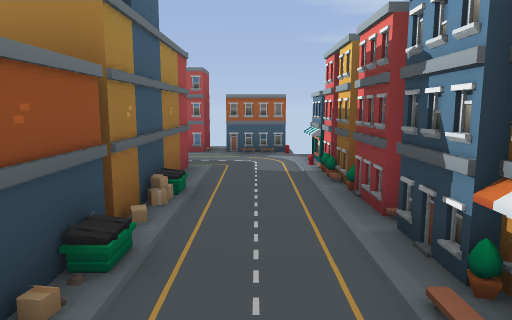
View 1 (above)

24 first-person views from a walk through a level from a Godot 3-D game. The camera is 1.2 m above the floor, tilts 8° down and sees 70° across. The floor is counted in squares, 1 m on a side. Each view is taken from the middle of a square. On the plan, view 1 faces up. The plan holds only what a view shows up to about 15 squares ahead; the rest is blank. The place goes on beyond the plan. Characters and animated objects are left out.

View 2
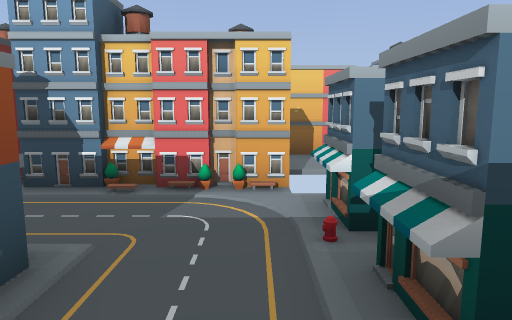

View 3
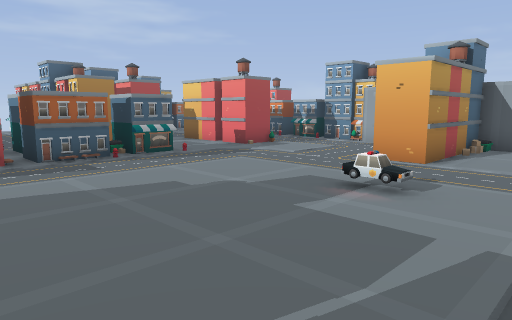

View 4
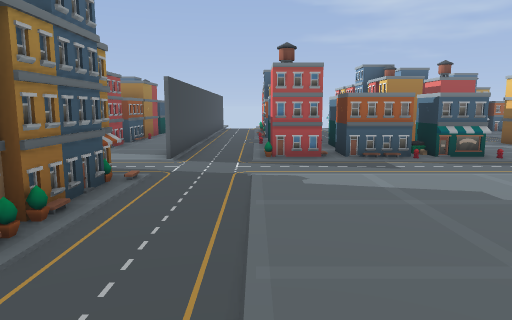

View 5
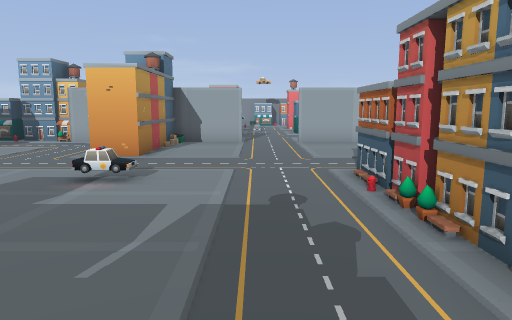

View 6
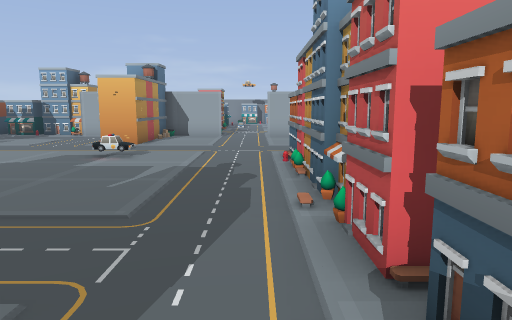

View 7
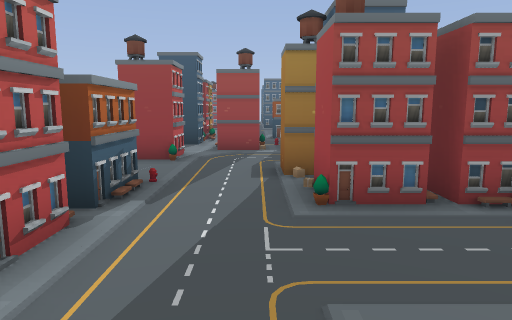

View 8
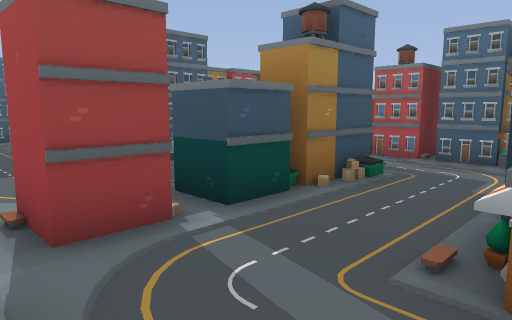

View 9
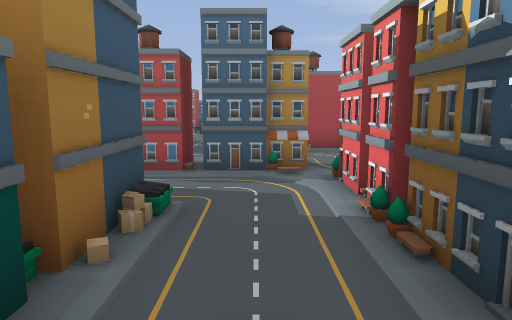

View 10
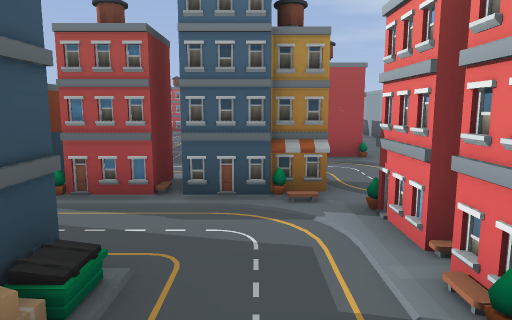

View 11
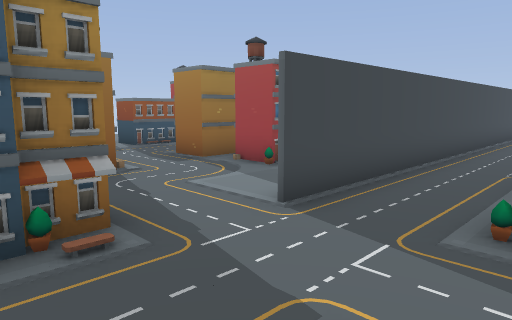

View 12
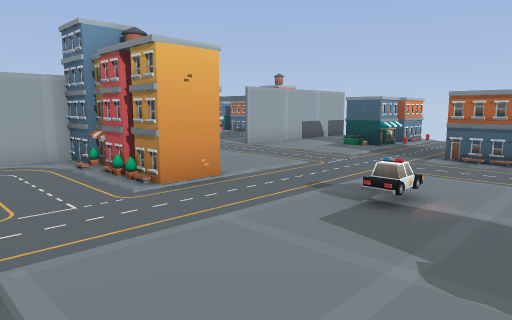

View 13
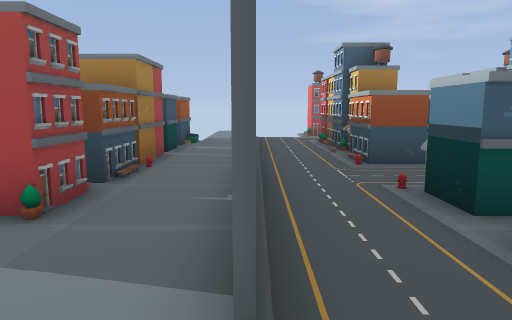

View 14
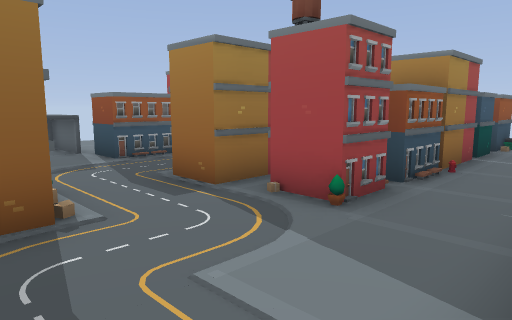

View 15
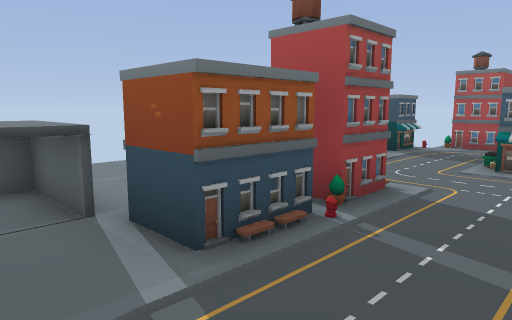

View 16
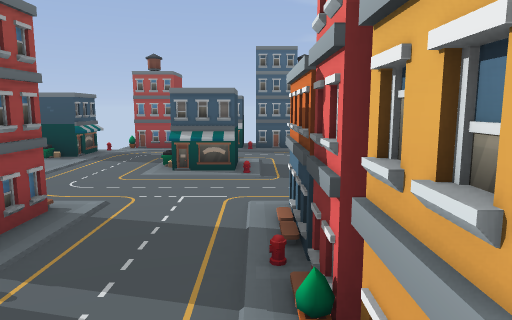

View 17
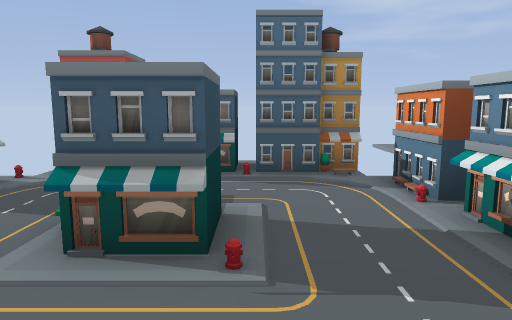

View 18
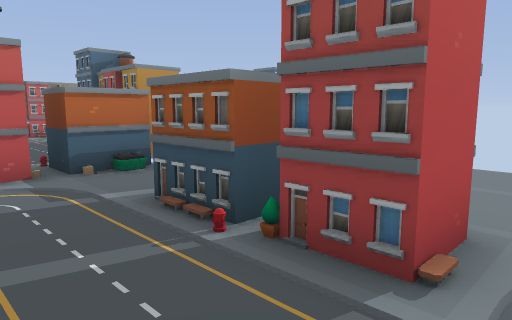

View 19
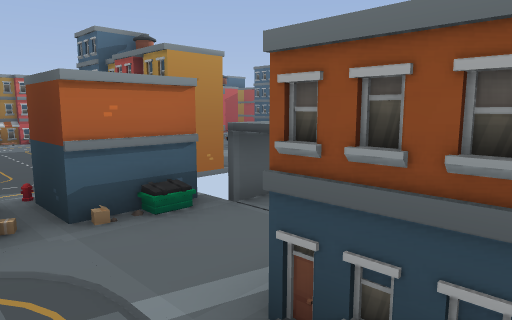

View 20
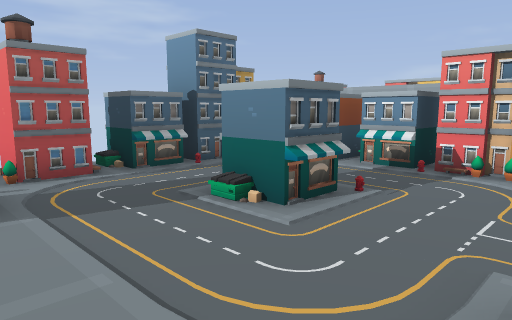

View 21
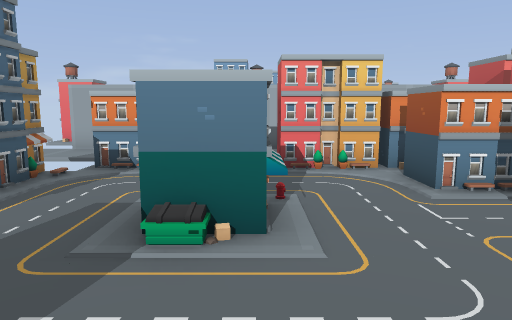

View 22
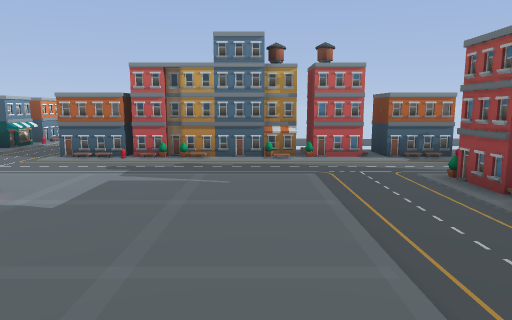

View 23
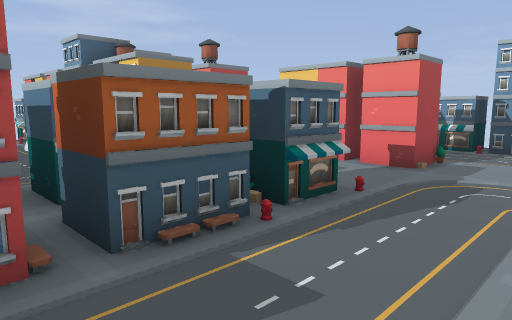

View 24
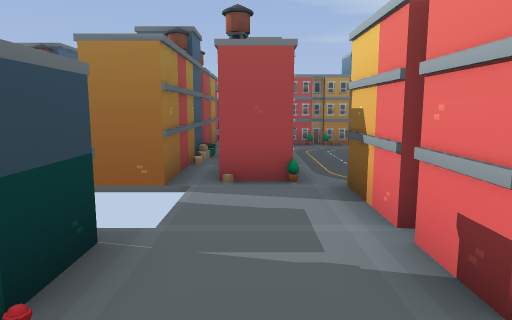

### Floor plan
Key: @ floor where view 1 was taken; # wall or solid block; x gap in a wall; . floor; ^ raised ledge; B building.
Columns run from 16 left of view 1 to 11 right of it. Each row starts with its distance up from view 1.
  9  BB.^BBB  .#.....x
  8  BB.^BBB  .#.....#^#
  7  x......^..#..#...##    B
  6 ^#......^..#..#...## ###B
  5 ....^..#^..#..B...BBB...
  4 ....^..#^..#..B...BBB..
  3 ........#..#..^...BB ..
  2  .......#..#..^...BB ..
  1 ..B...^#^..#......##B..
  0   B...^ ^..#....@.##B..
 -1   ^...# B..#..^.^## ..#
 -2 ..^...#.B..#..^.^#  ..#
 -3 ^^.........#..B# #^...B .#^
 -4 ^^.........#..B#^^^...B..#^#
 -5  #^#BBBB..................BB
 -6    #BBBB.................BB
 -7 #. .....B B..............#
 -8  .......B B..............#
 -9 B ..B...# #..........###B#
-10 B . B...# #..........###B#
-11 B.. B...B B..............#
-12 ^..#^...B B..............#
-13 ....B.......................
-14 ....B.......................
-15 ##BB..B..#^#BBB##^^#.....#..
-16   BB  B    #BBB  ^ x.....#
-17                     .#^..#
-18                     .#^ .#
-19                     ..^  #
-20                     ..^

Where each view was taken, in squares from view 1:
view 1: 0 up, 0 right, facing up
view 2: 0 up, 4 left, facing right
view 3: 13 down, 3 left, facing up-right
view 4: 13 down, 3 left, facing up
view 5: 13 down, 4 left, facing right
view 6: 14 down, 7 left, facing right
view 7: 13 down, 1 left, facing left
view 8: 15 down, 8 left, facing up-left
view 9: 13 down, 10 left, facing up
view 10: 11 down, 10 left, facing up
view 11: 8 down, 2 left, facing up-left
view 12: 6 down, 0 right, facing down-right
view 13: 6 down, 5 left, facing up
view 14: 6 down, 5 left, facing up-left
view 15: 4 down, 11 left, facing up-left
view 16: 3 down, 11 left, facing up
view 17: 1 up, 11 left, facing up
view 18: 2 up, 11 left, facing down-left
view 19: 1 down, 12 left, facing down-left
view 20: 1 up, 16 left, facing up-right
view 21: 4 up, 16 left, facing right
view 22: 6 down, 2 left, facing down
view 23: 7 down, 2 left, facing up-right
view 24: 6 down, 4 right, facing up
